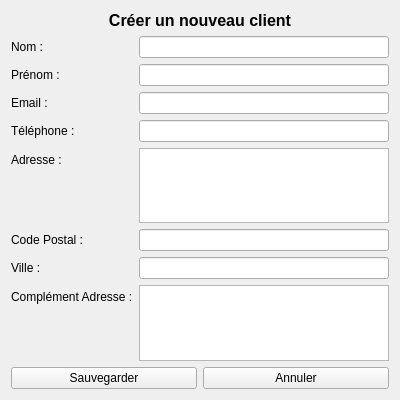
<?xml version="1.0" encoding="utf-8"?>
<ui version="4.0">
 <class>NewClientForm</class>
 <widget class="QWidget" name="NewClientForm">
  <property name="geometry">
   <rect>
    <x>0</x>
    <y>0</y>
    <width>400</width>
    <height>400</height>
   </rect>
  </property>
  <property name="windowTitle">
   <string>Nouveau Client</string>
  </property>
  <layout class="QVBoxLayout" name="verticalLayout">
   <item>
    <widget class="QLabel" name="label_title">
     <property name="font">
      <font>
       <pointsize>12</pointsize>
       <bold>true</bold>
       <weight>75</weight>
      </font>
     </property>
     <property name="alignment">
      <set>Qt::AlignCenter</set>
     </property>
     <property name="text">
      <string>Créer un nouveau client</string>
     </property>
    </widget>
   </item>
   <item>
    <layout class="QFormLayout" name="formLayout">
     <item row="0" column="0">
      <widget class="QLabel" name="label_nom">
       <property name="text">
        <string>Nom :</string>
       </property>
      </widget>
     </item>
     <item row="0" column="1">
      <widget class="QLineEdit" name="input_nom"/>
     </item>
     <item row="1" column="0">
      <widget class="QLabel" name="label_prenom">
       <property name="text">
        <string>Prénom :</string>
       </property>
      </widget>
     </item>
     <item row="1" column="1">
      <widget class="QLineEdit" name="input_prenom"/>
     </item>
     <item row="2" column="0">
      <widget class="QLabel" name="label_email">
       <property name="text">
        <string>Email :</string>
       </property>
      </widget>
     </item>
     <item row="2" column="1">
      <widget class="QLineEdit" name="input_email"/>
     </item>
     <item row="3" column="0">
      <widget class="QLabel" name="label_telephone">
       <property name="text">
        <string>Téléphone :</string>
       </property>
      </widget>
     </item>
     <item row="3" column="1">
      <widget class="QLineEdit" name="input_telephone"/>
     </item>
     <item row="4" column="0">
      <widget class="QLabel" name="label_adresse">
       <property name="text">
        <string>Adresse :</string>
       </property>
      </widget>
     </item>
     <item row="4" column="1">
      <widget class="QTextEdit" name="input_adresse"/>
     </item>
     <item row="5" column="0">
      <widget class="QLabel" name="label_code_postal">
       <property name="text">
        <string>Code Postal :</string>
       </property>
      </widget>
     </item>
     <item row="5" column="1">
      <widget class="QLineEdit" name="input_code_postal"/>
     </item>
     <item row="6" column="0">
      <widget class="QLabel" name="label_ville">
       <property name="text">
        <string>Ville :</string>
       </property>
      </widget>
     </item>
     <item row="6" column="1">
      <widget class="QLineEdit" name="input_ville"/>
     </item>
     <item row="7" column="0">
      <widget class="QLabel" name="label_adresse_complement">
       <property name="text">
        <string>Complément Adresse :</string>
       </property>
      </widget>
     </item>
     <item row="7" column="1">
      <widget class="QTextEdit" name="input_adresse_complement"/>
     </item>
    </layout>
   </item>
   <item>
    <layout class="QHBoxLayout" name="horizontalLayout">
     <item>
      <widget class="QPushButton" name="button_save">
       <property name="text">
        <string>Sauvegarder</string>
       </property>
      </widget>
     </item>
     <item>
      <widget class="QPushButton" name="button_cancel">
       <property name="text">
        <string>Annuler</string>
       </property>
      </widget>
     </item>
    </layout>
   </item>
  </layout>
 </widget>
 <resources/>
 <connections/>
</ui>
